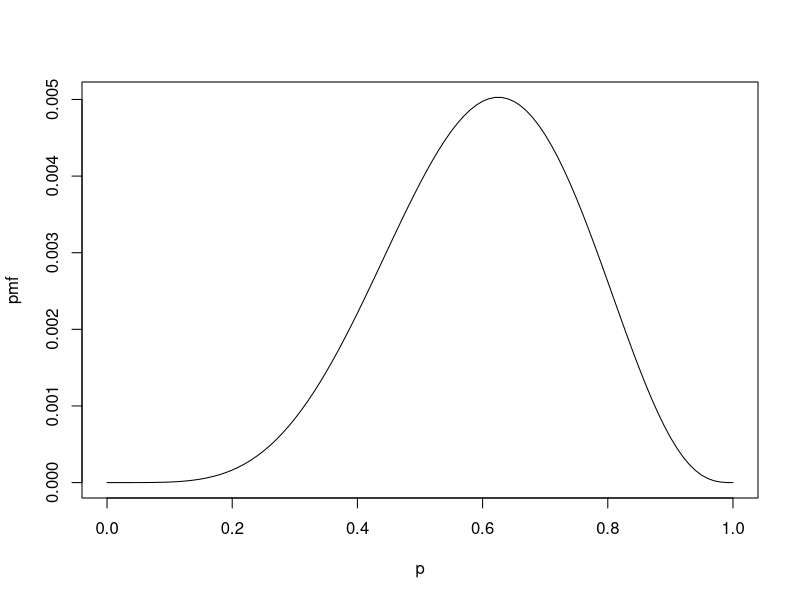

Write R code to recreate this figure. (Note: this script raises an error after producing the figure.)
### Zadanie 1

dataZ1 <- c(0, 0, 0, 1, 0, 1, 0, 1)

p <- seq(0, 1, by = 0.01)
pmf <- p^5*(1-p)^3
plot(p, pmf, type='l')

logLikZ1 <- \(p) 5*log(p) + 3*log(1-p)

## Newton max algo
maxLik::maxNR(logLikZ1, grad = NULL, hess = NULL, start = 0.01)
maxLik::maxNR(logLikZ1, grad = \(p) 5/p - 3/(1-p), start = 0.01)
maxLik::maxNR(logLikZ1, grad = \(p) 5/p - 3/(1-p),
              hess = \(p) -5/p^2 - 3/(1-p)^2,
              start = 0.01)

optimize(logLikZ1, seq(0, 1, by = 0.01), maximum = TRUE)

### Zadanie 2

dataZ2 <- c(3, 4, 3, 7)
# \lambda^k \exp(-lambda) / k!
# likelihood - \prod_{i=1}^n \frac{l\lambda^{x_i} * \exp(-\lambda){x_i!}

likPoiss <- function(data){
  n <- length(data)
  \(l) prod(exp(-l) * l^(data) / factorial(data))
}

logLikPoiss <- function(data){
  n <- length(data)
  fact <- data |> sapply(factorial) |> log() |> sum()
  \(l) log(l) * sum(data) - n*l - fact
}

# 4.25
estimateZ2 <- maxLik::maxNR(logLikPoiss(daneZ2), start=1)$estimate

plotZ2 <- \(...) plot(..., type = 'l', lwd = 2, xlab = expression(lambda ~ ""),
                      ylab = expression(prod(frac(e^lambda~lambda^x[i], x[i]~"!") , i==1, N)),
                      mgp=c(1.5, 0.5, 0),
                      main="Likelihood function for Poisson given data")

seq(1, 8, by = 0.01) |> (\(x) plotZ2(x, sapply(x, likPoiss(dataZ2))))()
abline(v=estimateZ2, col = "deeppink")

### Zadanie 3
dataZ3 <- c(1.46, 0.81, 0.88, 0.53, 0.46)

likExp <- function(data){
  n <- length(data)
  \(l) l^n * exp(-l * sum(data))
}

logLikExp <- function(data){
  n <- length(data)
  \(l) n * log(l) - l * sum(data)
}

# 1.207729
estimateZ3 <- maxLik::maxNR(likExp(dataZ3), start = 1)$estimate

plotZ3 <- \(...) plot(..., type = 'l', lwd = 2, xlab = expression(lambda ~ ""),
                      ylab = expression(lambda^n~e^(-lambda~sum(x[i], i==1, N))),
                      mgp=c(1.5, 0.5, 0),
                      main="Likelihood function for exponential distribution given the data")

seq(0.5, 2, by = 0.05) |> (\(x) plotZ3(x, sapply(x, likExp(dataZ3))))()
abline(v = estimateZ3, col = "deeppink")

### Zadanie 4

## likelihood - \prod_i=1^n 1/\beta indicator(0:\beta) x_i
## beta_hat - max(x_i) - 4

dataZ4 <- c(2.13, 1.24, 2, 1.27, 0.04, 2.83)
n <- dataZ4 |> length()
beta <- seq(0.01, 5, by = 0.01)
L <- 1/beta^n

indices <- which(beta < max(dataZ4))
L[indices] <- 0
plot(beta, L, type='l')

### Zadanie 5

dataZ5 <- c(1, 2, 2, 3, 4)

likCauchy <- function(data) {
  n <- length(data)
  \(t) 1 / (pi^n * prod(1 + (data - t)^2))
}

logLikCauchy <- function(data) {
  n <- length(data)
  \(t) -n * log(pi) - sum(log(1 + (data - t)^2))
}

# 2.2212
estimateZ5 <- maxLik::maxNR(logLikCauchy(dataZ5), start = 1)$estimate

plotZ5 <- \(...) plot(..., type = 'l', lwd = 2, xlab = expression(lambda ~ ""),
                      ylab = "Likelihood",
                      mgp=c(1.5, 0.5, 0),
                      main="Likelihood function for Cauchy distribution given the data")

seq(0.5, 4, by = 0.05) |> (\(x) plotZ5(x, sapply(x, likCauchy(dataZ5))))()
abline(v = estimateZ5, col = "deeppink")

### Zadanie 6

dataZ6 <- c(51, 115, 150, 190, 217, 228, 350)

# 0.005380477
estimateZ6 <- maxLik::maxNR(logLikExp(dataZ6), start = 0.01)$estimate

# 185.8571
hoursZ6 <- 1 / estimateZ6

### Zadanie 7

dataZ7 <- c(3, 4, 3, 2, 7)

likGeom <- function(data) {
  n <- length(data)
  \(p) (1 - p)^(sum(data - 1)) * p^n
}

logLikGeom <- function(data) {
  n <- length(data)
  \(p) sum(data - 1) * log(1 - p) + n * log(p)
}

# 0.2631579
estimateZ7 <- maxLik::maxNR(logLikGeom(dataZ7), start = 0.5)$estimate

### Zadanie 8

dataZ8 <- read.csv('./PNA_Z05/Auld_Enemy.txt', sep = '\t')

# 1.462264
estimateZ8 <- maxLik::maxNR(logLikPoiss(dataZ8$Goals.England), start = 1)$estimate

### Zadanie 9

dataZ9 <- read.csv('./PNA_Z05/Purse_Snatch.txt', header = FALSE)$V1

# 13.77467
estimateZ9 <- maxLik::maxNR(logLikPoiss(dataZ9), start=1)$estimate

lambdasZ9 <- seq(0, 100, by = 0.01)

plot(lambdasZ9, likPoiss(dataZ9)(lambdasZ9), type = 'l')
abline(v = estimateZ9, col = 'deeppink')

qqplot(rpois(length(dataZ9), estimateZ9), dataZ9)
qqline(dataZ9, distribution=\(p) qpois(p, estimateZ9), probs = c(0.01, 0.99))
